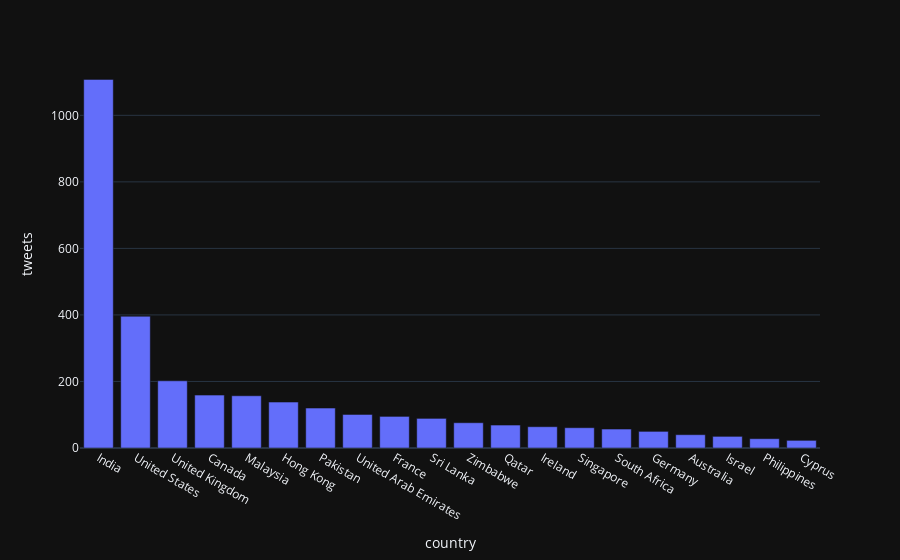

The notebook cell this image was saved under:
### Code cell
fig = px.bar(country_tweets_df, x='country', y='tweets')
fig.update_layout(template='plotly_dark')
fig.show()

### Figure 1 — Plotly figure (JSON) as saved in the notebook; plotly's stock layout.template omitted (floating-point values rounded to 4 significant figures)
{"data": [{"alignmentgroup": "True", "hovertemplate": "country=%{x}<br>tweets=%{y}<extra></extra>", "legendgroup": "", "marker": {"color": "#636efa"}, "name": "", "offsetgroup": "", "orientation": "v", "showlegend": false, "textposition": "auto", "type": "bar", "x": ["India", "United States", "United Kingdom", "Canada", "Malaysia", "Hong Kong", "Pakistan", "United Arab Emirates", "France", "Sri Lanka", "Zimbabwe", "Qatar", "Ireland", "Singapore", "South Africa", "Germany", "Australia", "Israel", "Philippines", "Cyprus"], "xaxis": "x", "y": [1108, 396, 202, 159, 157, 138, 120, 101, 95, 89, 76, 69, 64, 61, 57, 50, 40, 35, 28, 23], "yaxis": "y"}], "layout": {"barmode": "relative", "legend": {"tracegroupgap": 0}, "margin": {"t": 60}, "xaxis": {"anchor": "y", "domain": [0, 1], "title": {"text": "country"}}, "yaxis": {"anchor": "x", "domain": [0, 1], "title": {"text": "tweets"}}}}
